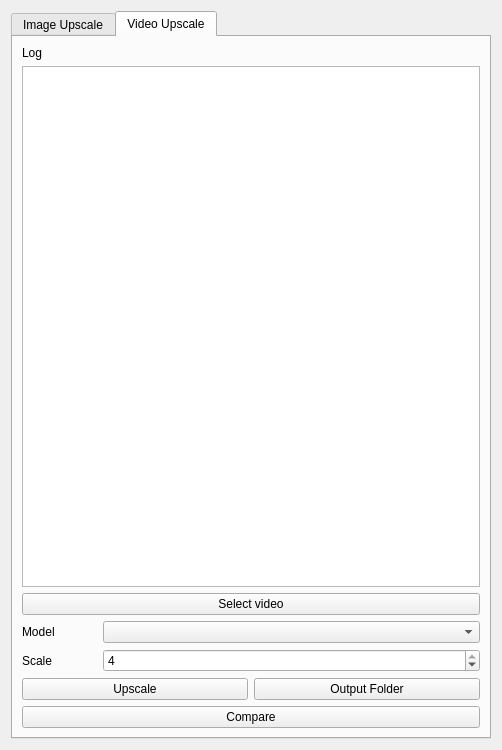
<?xml version="1.0" encoding="UTF-8"?>
<ui version="4.0">
 <author>Talon Ezio</author>
 <class>MainWindow</class>
 <widget class="QWidget" name="MainWindow">
  <property name="geometry">
   <rect>
    <x>0</x>
    <y>0</y>
    <width>502</width>
    <height>750</height>
   </rect>
  </property>
  <layout class="QGridLayout" name="mainGridLayout">
   <item row="0" column="0">
    <widget class="QTabWidget" name="tabWidget">
     <property name="currentIndex">
      <number>1</number>
     </property>
     <widget class="QWidget" name="tabImageUpscale">
      <attribute name="title">
       <string>Image Upscale</string>
      </attribute>
      <layout class="QVBoxLayout" name="verticalLayout">
       <item>
        <layout class="QGridLayout" name="topGridLayout">
         <item row="0" column="0">
          <widget class="QPushButton" name="selectImageButton">
           <property name="text">
            <string>Select image</string>
           </property>
           <property name="flat">
            <bool>false</bool>
           </property>
          </widget>
         </item>
         <item row="1" column="0">
          <widget class="QLabel" name="imageLabelTop">
           <property name="text">
            <string/>
           </property>
           <property name="scaledContents">
            <bool>true</bool>
           </property>
          </widget>
         </item>
        </layout>
       </item>
       <item>
        <layout class="QGridLayout" name="middleGridLayout" rowstretch="0,0,0,0,0" columnstretch="2,10">
         <item row="1" column="0">
          <widget class="QLabel" name="scaleLabel">
           <property name="text">
            <string>Scale</string>
           </property>
          </widget>
         </item>
         <item row="1" column="1">
          <widget class="QSpinBox" name="numericUpDown">
           <property name="toolTip">
            <string>Mức độ scale (chỉ model đầu mới có thể tuỳ chỉnh)</string>
           </property>
           <property name="minimum">
            <number>2</number>
           </property>
           <property name="maximum">
            <number>4</number>
           </property>
           <property name="value">
            <number>4</number>
           </property>
          </widget>
         </item>
         <item row="0" column="0">
          <widget class="QLabel" name="modelLabel">
           <property name="text">
            <string>Model</string>
           </property>
          </widget>
         </item>
         <item row="2" column="0" colspan="2">
          <widget class="QProgressBar" name="progressBaUpscaleStatus">
           <property name="value">
            <number>0</number>
           </property>
          </widget>
         </item>
         <item row="0" column="1">
          <widget class="QComboBox" name="modelComboBox">
           <property name="toolTip">
            <string>Model để upscale</string>
           </property>
          </widget>
         </item>
         <item row="4" column="0" colspan="2">
          <layout class="QGridLayout" name="gridLayout">
           <item row="0" column="0">
            <widget class="QPushButton" name="upscaleButton">
             <property name="text">
              <string>Upscale</string>
             </property>
             <property name="flat">
              <bool>false</bool>
             </property>
            </widget>
           </item>
           <item row="0" column="1">
            <widget class="QPushButton" name="outputFolderButton">
             <property name="text">
              <string>Output Folder</string>
             </property>
            </widget>
           </item>
          </layout>
         </item>
        </layout>
       </item>
       <item>
        <layout class="QGridLayout" name="bottomGridLayout">
         <item row="0" column="0">
          <widget class="QLabel" name="imageLabelBottom">
           <property name="text">
            <string/>
           </property>
           <property name="scaledContents">
            <bool>true</bool>
           </property>
          </widget>
         </item>
         <item row="1" column="0">
          <widget class="QPushButton" name="compareImageButton">
           <property name="text">
            <string>Compare image</string>
           </property>
           <property name="flat">
            <bool>false</bool>
           </property>
          </widget>
         </item>
        </layout>
       </item>
      </layout>
     </widget>
     <widget class="QWidget" name="tabVideoUpscale">
      <attribute name="title">
       <string>Video Upscale</string>
      </attribute>
      <layout class="QVBoxLayout" name="verticalLayout_3">
       <item>
        <layout class="QVBoxLayout" name="verticalLayout_2">
         <item>
          <widget class="QLabel" name="label_3">
           <property name="text">
            <string>Log</string>
           </property>
          </widget>
         </item>
         <item>
          <widget class="QListWidget" name="listWidgetLog"/>
         </item>
         <item>
          <widget class="QPushButton" name="selectVideoButton">
           <property name="toolTip">
            <string>Chọn video đầu vào</string>
           </property>
           <property name="text">
            <string>Select video</string>
           </property>
          </widget>
         </item>
         <item>
          <layout class="QGridLayout" name="gridOptions" rowstretch="0,0,0,0" columnstretch="2,10">
           <item row="0" column="1">
            <widget class="QComboBox" name="modelComboBoxVideo">
             <property name="toolTip">
              <string>Model để upscale</string>
             </property>
            </widget>
           </item>
           <item row="1" column="1">
            <widget class="QSpinBox" name="numericUpDownVideo">
             <property name="toolTip">
              <string>Mức độ scale (chỉ model đầu mới có thể tuỳ chỉnh)</string>
             </property>
             <property name="minimum">
              <number>2</number>
             </property>
             <property name="maximum">
              <number>4</number>
             </property>
             <property name="value">
              <number>4</number>
             </property>
            </widget>
           </item>
           <item row="0" column="0">
            <widget class="QLabel" name="label">
             <property name="text">
              <string>Model</string>
             </property>
            </widget>
           </item>
           <item row="3" column="0" colspan="2">
            <layout class="QGridLayout" name="gridLayout_2">
             <item row="0" column="0">
              <widget class="QPushButton" name="upscaleButtonVideo">
               <property name="toolTip">
                <string>Bấm để tăng chất lượng video</string>
               </property>
               <property name="text">
                <string>Upscale</string>
               </property>
              </widget>
             </item>
             <item row="0" column="1">
              <widget class="QPushButton" name="outputFolderButtonVideo">
               <property name="toolTip">
                <string>Folder chứa dữ liệu đầu ra</string>
               </property>
               <property name="text">
                <string>Output Folder</string>
               </property>
              </widget>
             </item>
             <item row="1" column="0" colspan="2">
              <widget class="QPushButton" name="compareButtonVideo">
               <property name="text">
                <string>Compare</string>
               </property>
              </widget>
             </item>
            </layout>
           </item>
           <item row="1" column="0">
            <widget class="QLabel" name="label_2">
             <property name="text">
              <string>Scale</string>
             </property>
            </widget>
           </item>
          </layout>
         </item>
        </layout>
       </item>
      </layout>
     </widget>
    </widget>
   </item>
  </layout>
 </widget>
 <resources/>
 <connections/>
</ui>
